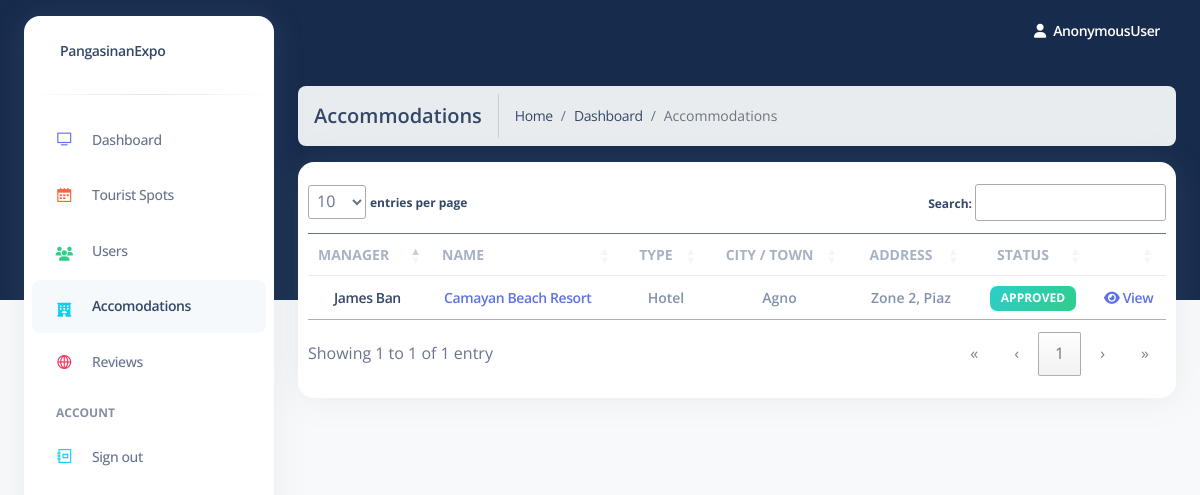
Page /accommodations/admin/ on the earlier database version.
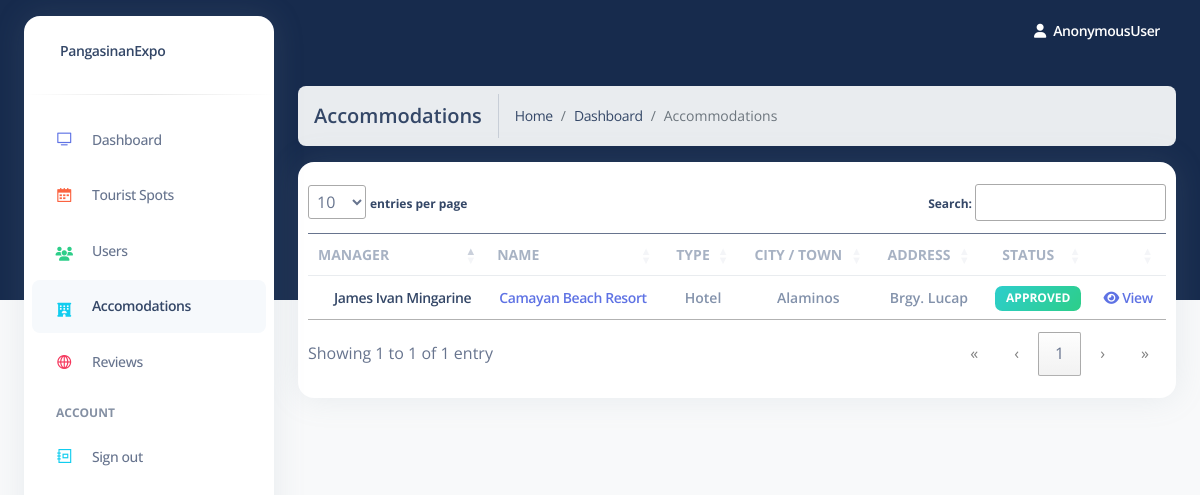
Same page on the later database version.
### home/models.py (models this page shows, shortened)
class Accommodation(models.Model):
    manager = models.ForeignKey(User, on_delete=models.CASCADE)
    name = models.CharField(max_length=100)
    type = models.CharField(max_length=100)
    description = models.TextField()
    city_town = models.CharField(max_length=100)
    address = models.CharField(max_length=100)
    latitude = models.CharField(max_length=50)
    longitude = models.CharField(max_length=50)
    status = models.CharField(max_length=10, default='Pending', choices=[('Pending', 'Pending'), ('Approved', 'Approved'), ('Denied', 'Denied')])
    date_created = models.DateTimeField(auto_now_add=True, null=True)

### home/view/admin.py (the view)
# urls.py: path('accommodations/', views.accommodations, name="accommodations"),
def accommodations(request):
    accommodations = Accommodation.objects.all()
    context = {
        'accommodations': accommodations
    }
    return render(request, 'home/admin/accomodations.html', context)

### home/templates/home/admin/accomodations.html (shortened to what the changed rows need)
{% extends 'home/admin/layout.html' %}
{% block content %}
<div class="container-fluid my-4">
    <div class="card">
        <div class="table-responsive ">
          <table class="table align-items-center mb-0 table-hover" id="table">
            <thead>
              <tr>
                <th class=" text-uppercase text-secondary text-sm font-weight-bolder opacity-7">Manager</th>
                <th class="text-uppercase text-secondary text-sm font-weight-bolder opacity-7 ps-2">Name</th>
                <th class="text-center text-uppercase text-secondary text-sm font-weight-bolder opacity-7 ">Type</th>
                <th class="text-center text-uppercase text-secondary text-sm font-weight-bolder opacity-7">City / Town</th>
                <th class="text-center text-uppercase text-secondary text-sm font-weight-bolder opacity-7">Address</th>
                <th class="text-center text-uppercase text-secondary text-sm font-weight-bolder opacity-7">Status</th>
                <th class="text-center text-uppercase text-secondary text-sm font-weight-bolder opacity-7"></th>
              </tr>
            </thead>
            <tbody>
                {% for acc in accommodations %}
                    <tr>
                        <td class="">
                            <span class="text-secondary text-sm font-weight-bold ms-3 text-capitalize"><a href="{% url 'user-admin' acc.manager.id %}">{{ acc.manager.first_name }} {{ acc.manager.last_name }}</a></span>
                        </td>
                        <td>
                            <span class="text-default text-sm font-weight-bold"><a href="{% url 'accommodation-admin' acc.id %}" class="text-primary">{{ acc.name }}</a></span>
                        </td>
                        <td class="text-center text-sm">
                            <span class="text-secondary text-sm font-weight-bold">{{ acc.type }}</span>
                        </td>
                        <td class="align-middle text-center text-sm">
                            <span class="text-secondary text-sm font-weight-bold">{{ acc.city_town }}</span>
                        </td>
                        <td class="align-middle text-center">
                            <span class="text-secondary text-sm font-weight-bold">{{ acc.address }}</span>
                        </td>
                        <td class="align-middle text-center">
                            {% if acc.status == 'Approved' %}
                            <span class="badge bg-gradient-success">{{ acc.status }}</span>
                            {% elif acc.status == 'Denied' %}
                            <span class="badge bg-gradient-danger">{{ acc.status }}</span>
                            {% elif acc.status == 'Pending' %}
                            <span class="badge bg-gradient-warning">{{ acc.status }}</span>
                            {% endif %}
                        </td>
                        <td class="align-middle">
                            {% if acc.status == 'Pending' %}
                            <a href="{% url 'accommodation-admin' acc.id %}" class="text-primary font-weight-bold text-sm" data-toggle="tooltip" data-original-title="Edit user">
                              <i class="fa fa-check-circle"></i> Review
                            </a>
                            {% elif acc.status == 'Approved' %}
                            <a href="{% url 'accommodation-admin' acc.id %}" class="text-primary font-weight-bold text-sm" data-toggle="tooltip" data-original-title="Edit user">
                                <i class="fa fa-eye"></i> View
                              </a>
                            {% endif %}
                        </td>
                    </tr>
                {% endfor %}
            </tbody>
          </table>
        </div>
    </div>
</div>
{% endblock %}

Differences in the rows shown:
removed Accommodation: manager.first_name "James", manager.last_name "Ban", name "Camayan Beach Resort", type "Hotel", city_town "Agno", address "Zone 2, Piaz", status "APPROVED", shows "View"
added Accommodation: manager.first_name "James Ivan", manager.last_name "Mingarine", name "Camayan Beach Resort", type "Hotel", city_town "Alaminos", address "Brgy. Lucap", status "APPROVED", shows "View"
